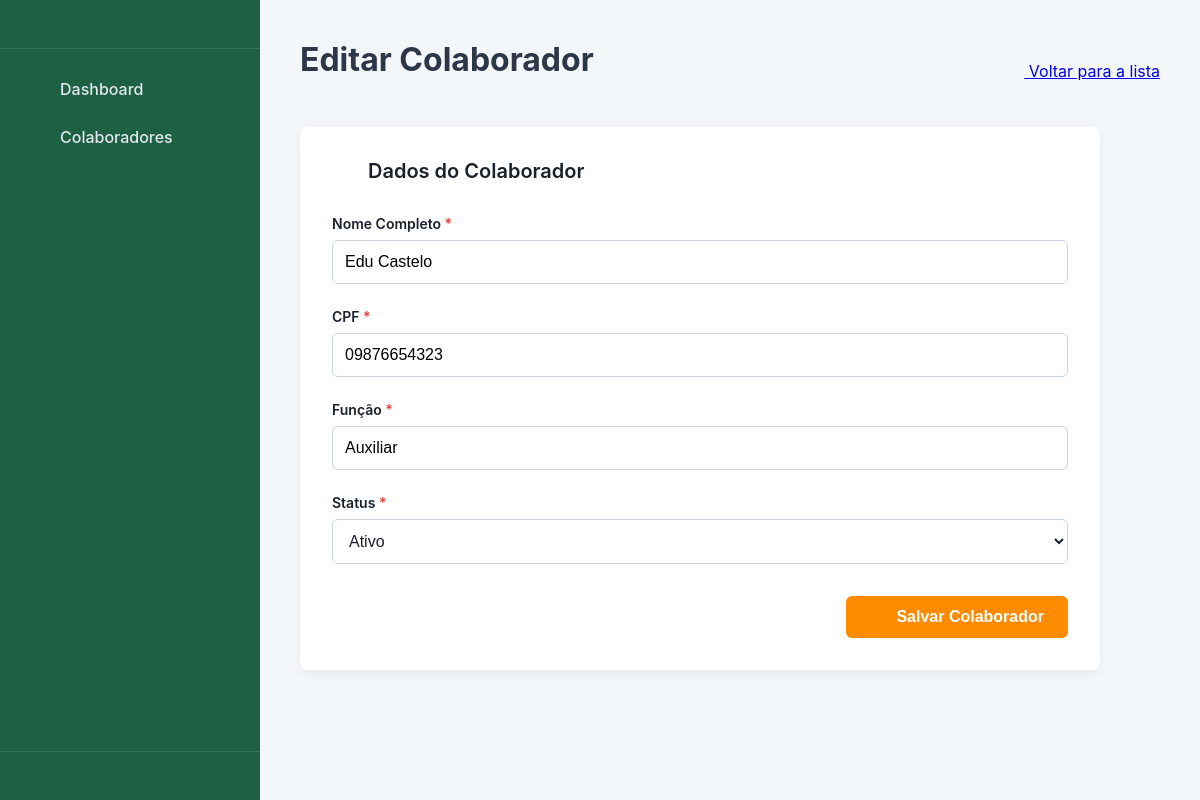
The page /editar/2/ on the database its author committed.
### colaboradores/models.py (models this page shows, shortened)
class Colaborador(models.Model):
    nome_completo = models.CharField(max_length=150)
    cpf = models.CharField(max_length=11, unique=True)
    funcao = models.CharField(max_length=50)
    STATUS_CHOICES = [
        ('Ativo', 'Ativo'),
        ('Inativo', 'Inativo'),
    ]
    status = models.CharField(max_length=10, choices=STATUS_CHOICES, default='Ativo')
    data_cadastro = models.DateTimeField(auto_now_add=True)

### colaboradores/views.py (the view, shortened to what this page needs)
# urls.py: path('editar/<int:id>/', views.colaborador_editar, name='colaborador_editar'),
def colaborador_editar(request, id):
    colaborador = get_object_or_404(Colaborador, id=id)
    context = {
        'colaborador': colaborador # A chave 'colaborador' é usada no HTML
    }
    return render(request, 'cadastro.html', context)

### templates/cadastro.html (shortened to what this page needs)
{% extends 'base.html' %}
{% load static %}
{% block content %}
    <div class="page-header">
        <h1>{% if colaborador %}Editar{% else %}Cadastrar{% endif %} Colaborador</h1>
        <a href="{% url 'index' %}" class="btn-secondary"> <svg class="icon"><use href="#icon-arrow-left"></use></svg>
            Voltar para a lista
        </a>
    </div>
    <div class="form-card">
        <div class="form-header">
            <svg class="icon-large"><use href="#icon-plus-circle"></use></svg>
            <h2>{% if colaborador %}Dados do Colaborador{% else %}Novo Colaborador{% endif %}</h2>
        </div>
        <form id="colaborador-form" method="POST">
            <div class="form-group">
                <label for="nome">Nome Completo <span class="required">*</span></label>
                <input type="text" id="nome" name="nome_completo" placeholder="Digite o nome completo"
                       value="{{ colaborador.nome_completo|default:'' }}" required>
            </div>
            <div class="form-group">
                <label for="cpf">CPF <span class="required">*</span></label>
                <input type="text" id="cpf" name="cpf" placeholder="000.000.000-00"
                       value="{{ colaborador.cpf|default:'' }}" required maxlength="14">
            </div>
            <div class="form-group">
                <label for="funcao">Função <span class="required">*</span></label>
                <input type="text" id="funcao" name="funcao" list="lista-funcoes" placeholder="Selecione ou digite a função"
                       value="{{ colaborador.funcao|default:'' }}" required>
            </div>
            <div class="form-group">
                <label for="status">Status <span class="required">*</span></label>
                <select id="status" name="status" required>
                    <option value="Ativo" {% if colaborador.status == 'Ativo' %}selected{% endif %}>Ativo</option>
                </select>
            </div>
            <div class="form-actions">
                <button type="submit" class="btn-submit">
                    <svg class="icon"><use href="#icon-save"></use></svg>
                    Salvar Colaborador
                </button>
            </div>
        </form>
    </div>
{% endblock %}

### static/style.css (style rules this page uses)
* { box-sizing: border-box; margin: 0; padding: 0; }
html, body { height: 100%; }
body { font-family: -apple-system, BlinkMacSystemFont, "Segoe UI", Roboto, Helvetica, Arial, sans-serif; background-color: #F4F7F9; color: #1A202C; display: flex; min-height: 100vh; }
.icon { width: 20px; height: 20px; stroke: currentColor; fill: none; stroke-width: 2; vertical-align: middle; margin-right: 12px; }
.icon-large { width: 24px; height: 24px; margin-right: 12px; stroke: #1E6043; }
.content h1 { font-size: 2rem; font-weight: 700; margin-bottom: 24px; color: #2D3748; }
.form-card { background-color: #FFFFFF; border-radius: 8px; box-shadow: 0 4px 12px rgba(0, 0, 0, 0.05); padding: 32px; max-width: 800px; }
.form-header { display: flex; align-items: center; margin-bottom: 32px; }
.form-header h2 { font-size: 1.25rem; font-weight: 600; color: #1A202C; }
.form-group { margin-bottom: 24px; }
.form-group label { display: block; font-weight: 600; margin-bottom: 8px; font-size: 0.875rem; }
.form-group .required { color: #E53E3E; }
.form-group input[type="text"], .form-group select { width: 100%; padding: 12px; border: 1px solid #CBD5E0; border-radius: 6px; font-size: 1rem; background-color: #FFFFFF; transition: border-color 0.2s, box-shadow 0.2s; }
.form-group input::placeholder { color: #A0AEC0; }
.form-group select { color: #1A202C; }
.form-group option { color: #1A202C; }
.form-actions { text-align: right; margin-top: 32px; }
.btn-submit { background-color: #FF8C00; color: #FFFFFF; font-weight: 700; font-size: 1rem; border: none; padding: 12px 24px; border-radius: 6px; cursor: pointer; transition: background-color 0.2s, transform 0.1s; display: inline-flex; align-items: center; }
.btn-submit .icon { width: 18px; height: 18px; stroke: #FFF; margin-right: 8px; }
.page-header { display: flex; justify-content: space-between; align-items: center; margin-bottom: 24px; }

### rows shown on the page
Colaborador: nome_completo "Edu Castelo", cpf "09876654323", funcao "Auxiliar", status "Ativo"
